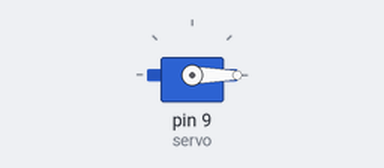
This sketch was run on a simulated Arduino Uno, built with avr-gcc and run on an emulated ATmega328P. On the bench: servo.

Above: at 0.1 s.
At 1.1 s:
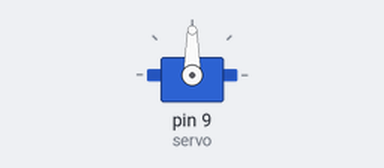
At 2.1 s:
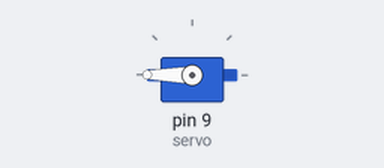
Timing chart, 0 to 3.6 s (numbered marks = the images above):
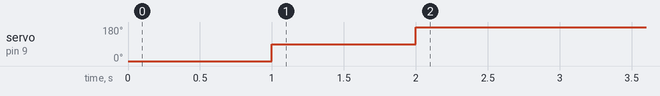

Measured:
- by itself, servo on pin 9 (servo): 0° → 90° at 1.0 s, → 180° 1.0 s later

The sketch:

servo_write.ino
```cpp
#include <Servo.h>

// Сервопривод на D9: 0°, 90°, 180° с паузой 1 с.
Servo servo;

void setup() {
  servo.attach(9);
  servo.write(0);
  delay(1000);
  servo.write(90);
  delay(1000);
  servo.write(180);
}

void loop() {
}
```
